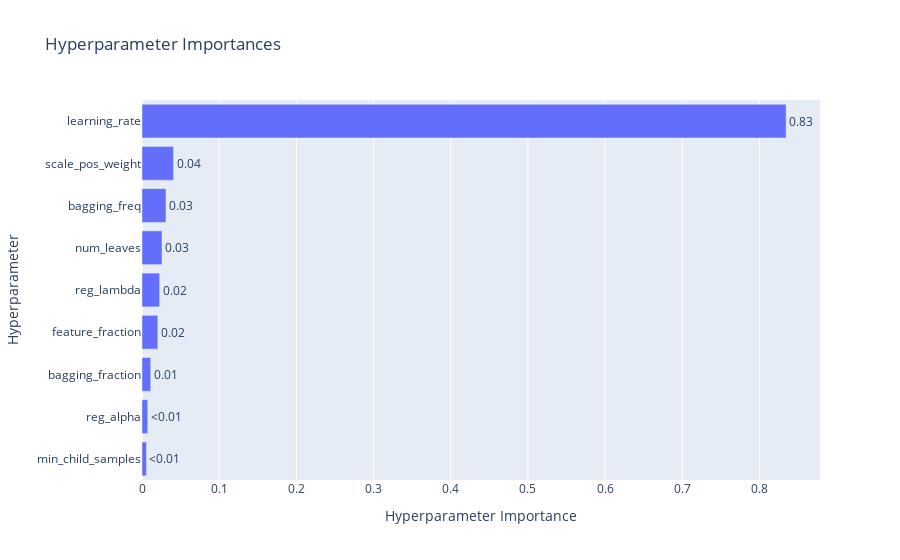

Notebook code cell kept with this figure:
### Code cell
fig = plot_param_importances(study)
fig.show()

### Figure 1 — Plotly figure (JSON) as saved in the notebook; plotly's stock layout.template omitted (floating-point values rounded to 4 significant figures)
{"data": [{"cliponaxis": false, "hovertemplate": ["min_child_samples (IntDistribution): 0.005781904939090252<extra></extra>", "reg_alpha (FloatDistribution): 0.007416271700523256<extra></extra>", "bagging_fraction (FloatDistribution): 0.011280041132062853<extra></extra>", "feature_fraction (FloatDistribution): 0.0205275834985827<extra></extra>", "reg_lambda (FloatDistribution): 0.02281099293113454<extra></extra>", "num_leaves (IntDistribution): 0.0259294524069204<extra></extra>", "bagging_freq (IntDistribution): 0.03104499998629536<extra></extra>", "scale_pos_weight (FloatDistribution): 0.04080995048982451<extra></extra>", "learning_rate (FloatDistribution): 0.8343988029155661<extra></extra>"], "name": "Objective Value", "orientation": "h", "text": ["<0.01", "<0.01", "0.01", "0.02", "0.02", "0.03", "0.03", "0.04", "0.83"], "textposition": "outside", "type": "bar", "x": [0.005782, 0.007416, 0.01128, 0.02053, 0.02281, 0.02593, 0.03104, 0.04081, 0.8344], "y": ["min_child_samples", "reg_alpha", "bagging_fraction", "feature_fraction", "reg_lambda", "num_leaves", "bagging_freq", "scale_pos_weight", "learning_rate"]}], "layout": {"title": {"text": "Hyperparameter Importances"}, "xaxis": {"title": {"text": "Hyperparameter Importance"}}, "yaxis": {"title": {"text": "Hyperparameter"}}}}
